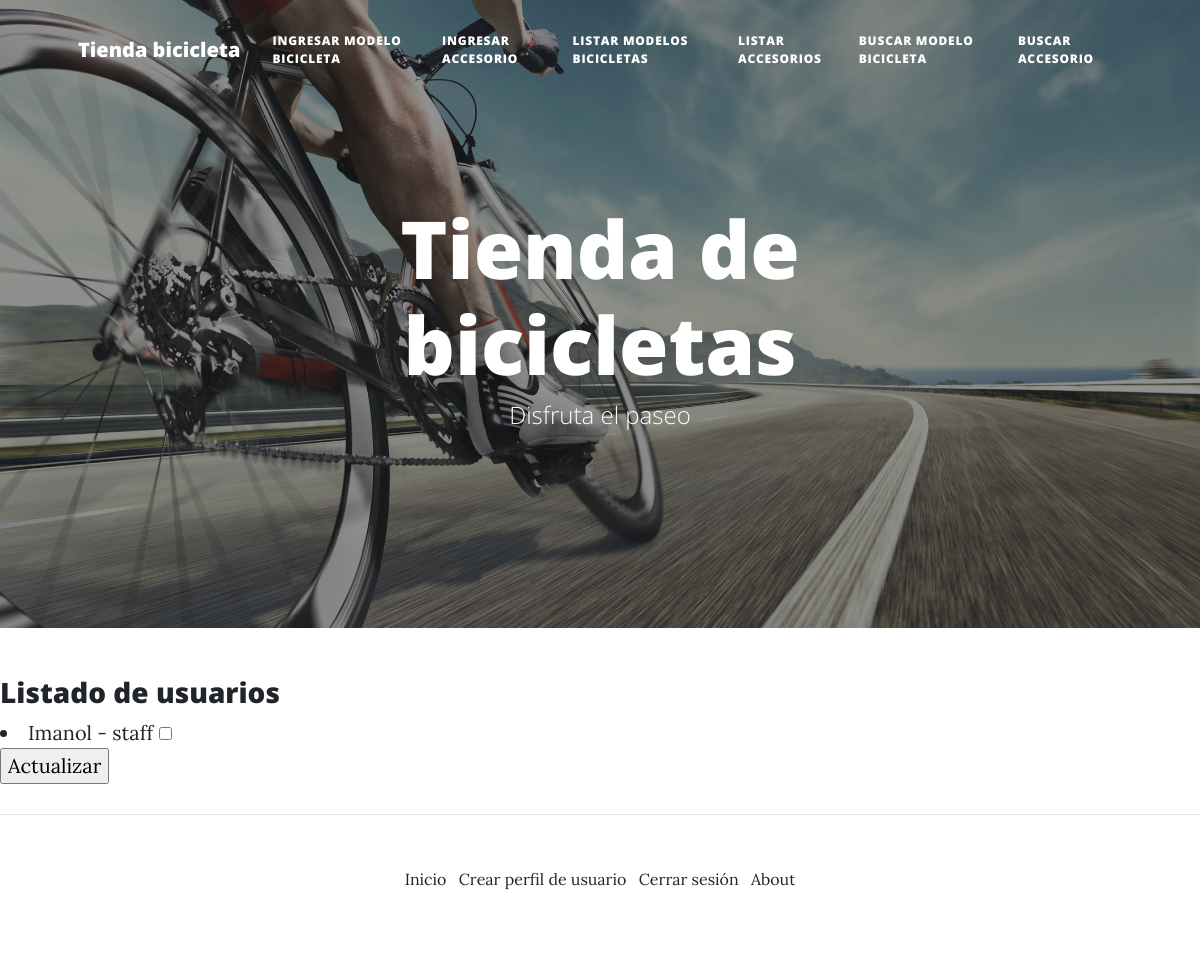
Before: /usuarios/lista_usuarios/ (signed in) with the older database file.
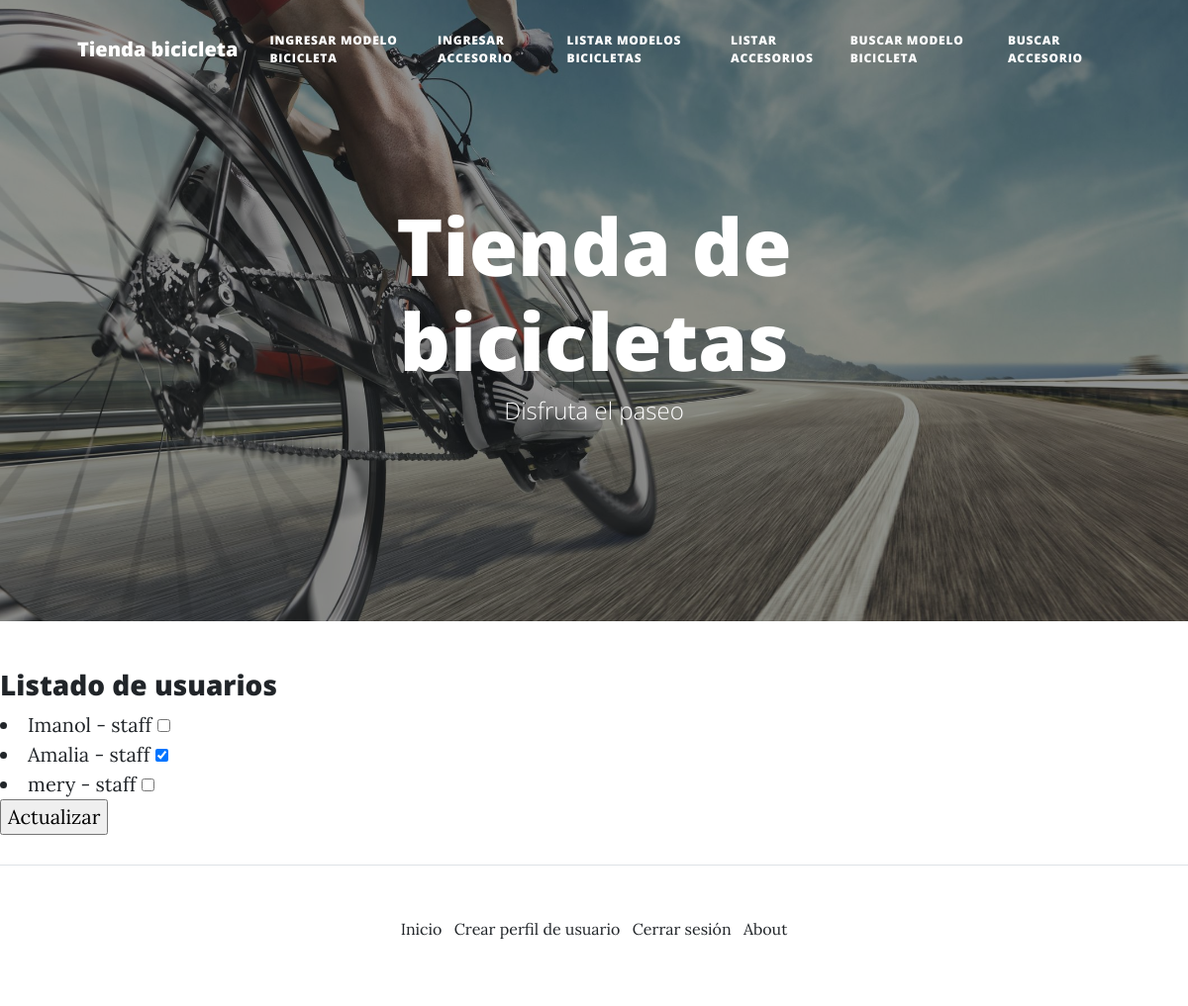
After: the same page with the newer database file.
### appUsuarios/models.py (models this page shows, shortened)
class PerfilUsuario(models.Model):
    CHOICE = (
        ('cliente', 'cliente'),
        ('vendedor', 'vendedor')
    )
    usuario = models.OneToOneField(User, on_delete=models.CASCADE, related_name='perfil')
    imagen = models.ImageField(upload_to='imagenes_usuarios')
    rol = models.CharField(max_length=10, choices=CHOICE, null=True, blank=True)

### appUsuarios/views.py (the view)
# urls.py: path('lista_usuarios/', listar_usuarios, name = 'lista_usuarios')
@staff_member_required
def listar_usuarios(request):
    lista_usuarios = PerfilUsuario.objects.all()
    if request.POST:
        checked_items = request.POST.getlist("usuarios_checkbox")
        for a in lista_usuarios:
            a.usuario.is_staff = False
            a.usuario.save()
        for u in checked_items:
            usuario_staff = PerfilUsuario.objects.get(usuario = u)
            usuario_staff.usuario.is_staff = True
            usuario_staff.usuario.save()
        return render(request, 'index.html', {"mensaje":"Permisos correctamente"})
    else:
        return render(request, 'usuarios/lista_usuarios.html', {'usuarios': lista_usuarios})

### templates/Usuarios/lista_usuarios.html (shortened to what this page needs)
{% extends "base.html" %}
{% load static %}
{% block contenido %}
<h3> Listado de usuarios </h3>
<form action="/usuarios/lista_usuarios/" method="post">
{% for usuario in usuarios %}
    <li>{{usuario.usuario.username}} - staff <input type ='checkbox' name="usuarios_checkbox" value="{{ usuario.usuario.id }}" {%if usuario.usuario.is_staff%} Checked {%endif%}> </li>
{% endfor %}
<input type="submit" value="Actualizar">
</form>
{% endblock %}

Changed rows visible on the page:
added PerfilUsuario: usuario.username "Amalia", usuario_id "☑"
added PerfilUsuario: usuario.username "mery"
